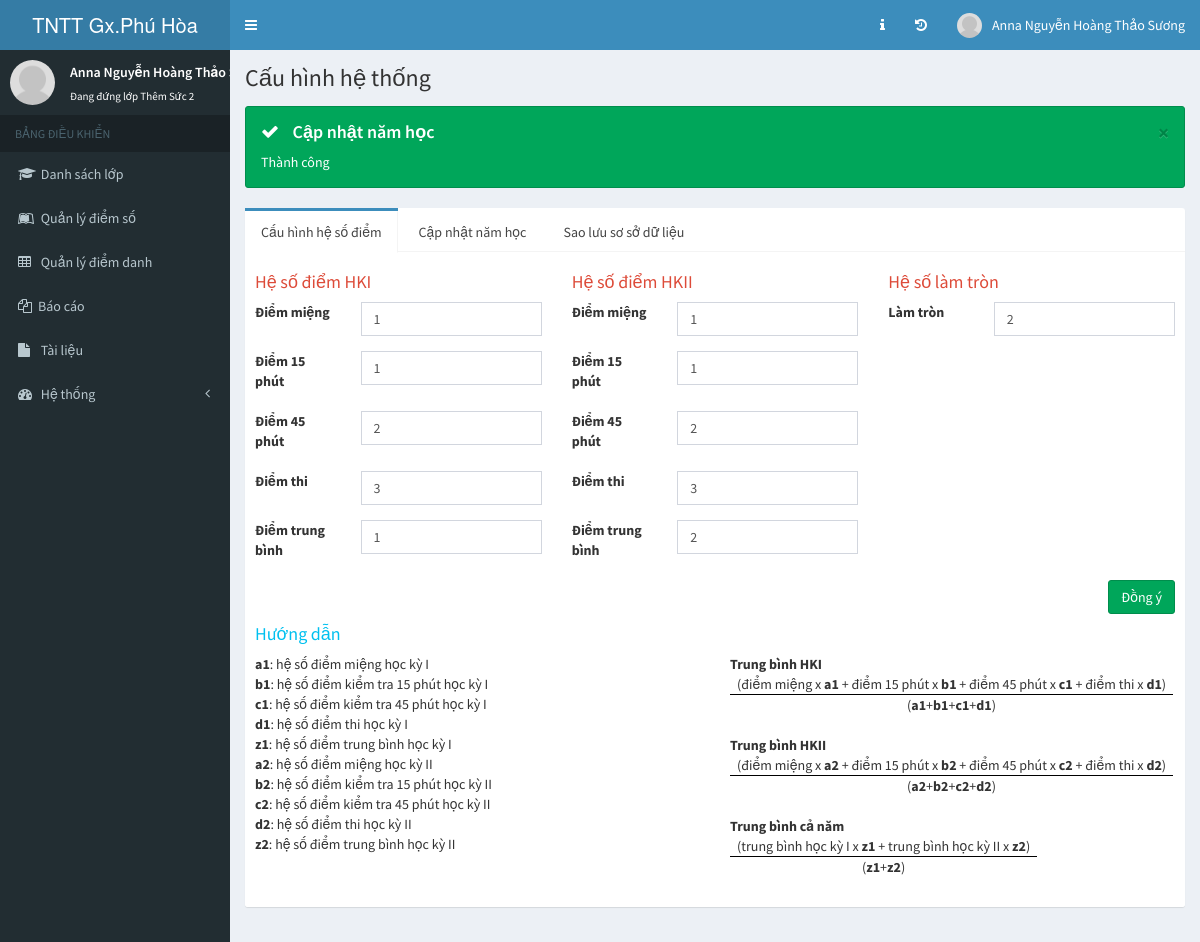
Screenshot of /index.php/hethong/capnhatnamhoc (signed in) with the database file from the repository.
### tables this page shows
CREATE TABLE `cauhinh` (
  `id` int(11) NOT NULL AUTO_INCREMENT,
  `tencauhinh` varchar(35) NOT NULL,
  `giatri` varchar(50) NOT NULL,
  PRIMARY KEY (`id`)
);

### application/controllers/Hethong.php (called while the page is built, shortened)
<?php
class Hethong extends CI_Controller{
	public function __construct(){
		$this->load->helper("url");
		$this->load->model("model_function");
		$this->load->database();
	}
	public function capnhatnamhoc(){
		$value_namhochientai=$_POST["id_namhoc"];
		$this->load->model("Model_cauhinh");
		$this->Model_cauhinh->set_value_namhochientai($value_namhochientai);
		$this->Model_cauhinh->sua_namhochientai();
		$data["heso"]=$this->Model_cauhinh->get_value_heso();
		$data["namhochientai"]=$this->Model_cauhinh->get_value_namhochientai();
		$data["loged_user"]=$_SESSION["thongtinhuynhtruong"];
		$data["page_title"]="Cấu hình";
		$data["view_page"]="view_cauhinhhethong";
		$data["alert"]=array(
			"stt"     => "success",
			"title"   => "Cập nhật năm học",
			"content" => "Thành công"
		);
		$this->load->view("admin/index",$data);
		$this->load->model("Model_lichsu");
	}
}
?>

### index.php (called while the page is built, shortened)
<?php
require_once BASEPATH.'core/CodeIgniter.php';

### application/models/Model_cauhinh.php (called while the page is built, shortened)
<?php
class Model_cauhinh extends CI_Model{
	private $namhochientai;
	public function get_value_heso(){
		$query=$this->db->query("SELECT * FROM cauhinh WHERE SUBSTRING(tencauhinh,1,4)='heso'");
        $result=$query->result_array();
        foreach ($result as $value){
            $value_heso[$value["tencauhinh"]]=$value["giatri"];
        }
        return $value_heso;
	}
	public function set_value_namhochientai($value_namhochientai){
		$this->namhochientai = $value_namhochientai;
	}
	public function sua_namhochientai(){
		$this->db->query("UPDATE cauhinh SET giatri='$this->namhochientai' WHERE tencauhinh='namhochientai'");
	}
}
?>

### application/views/admin/view_cauhinhhethong.php (the view, shortened to what this page needs)
<div class="content-wrapper">
    <section class="content-header"><h1>Cấu hình hệ thống</h1></section>
    <section class="content">
        <?php if(isset($alert)){alert($alert["stt"],$alert["title"],$alert["content"]);} ?>
        <div class="row">
            <div class="col-lg-12 col-md-12 col-sm-12 col-s-12">
                <div class="nav-tabs-custom">
                    <ul class="nav nav-tabs">
                        <li class="active"><a href="#cauhinhhesodiem" data-toggle="tab">Cấu hình hệ số điểm</a></li>
                        <li><a href="#capnhatnamhoc" data-toggle="tab">Cập nhật năm học</a></li>
                        <li><a href="#saoluu" data-toggle="tab">Sao lưu sơ sở dữ liệu</a></li>
                    </ul>
                    <div class="tab-content">
                        <div class="tab-pane active" id="cauhinhhesodiem">
                            <div class="row">
                                <div class="col-md-12 col-sm-12 col-sm-12">
                                    <form method="POST" class="form-horizontal" action="<?php echo base_url("hethong/capnhatheso") ?>">
                                        <div class="row">
                                            <div class="col-md-4 col-sm-12 col-xs-12">
                                                <div class="title-cauhinh">
                                                    <h4 class="text-red">Hệ số điểm HKI</h4>
                                                    <div class="form-group">
                                                        <label class="col-sm-4">Điểm miệng</label>
                                                        <div class="col-sm-8">
                                                            <input type="number" name="heso_mieng_1" class="form-control" value="<?php echo $heso["heso_mieng_1"]; ?>">
                                                        </div>
                                                    </div>
                                                    <div class="form-group">
                                                        <label class="col-sm-4">Điểm 15 phút</label>
                                                        <div class="col-sm-8">
                                                            <input type="number" name="heso_15p_1" class="form-control" value="<?php echo $heso["heso_15p_1"]; ?>">
                                                        </div>
                                                    </div>
                                                    <div class="form-group">
                                                        <label class="col-sm-4">Điểm 45 phút</label>
                                                        <div class="col-sm-8">
                                                            <input type="number" name="heso_45p_1" class="form-control" value="<?php echo $heso["heso_45p_1"]; ?>">
                                                        </div>
                                                    </div>
                                                    <div class="form-group">
                                                        <label class="col-sm-4">Điểm thi</label>
                                                        <div class="col-sm-8">
                                                            <input type="number" name="heso_thi_1" class="form-control" value="<?php echo $heso["heso_thi_1"]; ?>">
                                                        </div>
                                                    </div>
                                                    <div class="form-group">
                                                        <label class="col-sm-4">Điểm trung bình</label>
                                                        <div class="col-sm-8">
                                                            <input type="number" name="heso_tbhk_1" class="form-control" value="<?php echo $heso["heso_tbhk_1"]; ?>">
                                                        </div>
                                                    </div>
                                                </div>
                                            </div>
                                            <div class="col-md-4 col-sm-12 col-xs-12">
                                                <div class="title-cauhinh">
                                                    <h4 class="text-red">Hệ số điểm HKII</h4>
                                                    <div class="form-group">
                                                        <label class="col-sm-4">Điểm miệng</label>
                                                        <div class="col-sm-8">
                                                            <input type="number" name="heso_mieng_2" class="form-control" value="<?php echo $heso["heso_mieng_2"]; ?>">
                                                        </div>
                                                    </div>
                                                    <div class="form-group">
                                                        <label class="col-sm-4">Điểm 15 phút</label>
                                                        <div class="col-sm-8">
                                                            <input type="number" name="heso_15p_2" class="form-control" value="<?php echo $heso["heso_15p_2"]; ?>">
                                                        </div>
                                                    </div>
                                                    <div class="form-group">
                                                        <label class="col-sm-4">Điểm 45 phút</label>
                                                        <div class="col-sm-8">
                                                            <input type="number" name="heso_45p_2" class="form-control" value="<?php echo $heso["heso_45p_2"]; ?>">
                                                        </div>
                                                    </div>
                                                    <div class="form-group">
                                                        <label class="col-sm-4">Điểm thi</label>
                                                        <div class="col-sm-8">
                                                            <input type="number" name="heso_thi_2" class="form-control" value="<?php echo $heso["heso_thi_2"]; ?>">
                                                        </div>
                                                    </div>
                                                    <div class="form-group">
                                                        <label class="col-sm-4">Điểm trung bình</label>
                                                        <div class="col-sm-8">
                                                            <input type="number" name="heso_tbhk_2" class="form-control" value="<?php echo $heso["heso_tbhk_2"]; ?>">
                                                        </div>
                                                    </div>
                                                </div>
                                            </div>
                                            <div class="col-md-4 col-sm-12 col-xs-12">
                                                <div class="title-cauhinh">
                                                    <h4 class="text-red">Hệ số làm tròn</h4>
                                                    <div class="form-group">
                                                        <label class="col-sm-4">Làm tròn</label>
                                                        <div class="col-sm-8">
                                                            <input type="number" name="heso_lamtron" class="form-control" value="<?php echo $heso["heso_lamtron"]; ?>">
                                                        </div>
                                                    </div>
                                                </div>
                                            </div>
                                            <div class="col-md-12 col-sm-12 col-xs-12">
                                                <button type="submit" class="btn btn-success pull-right">Đồng ý</button>
                                            </div>
                                        </div>
                                    </form>
                                </div>
                                <div class="col-md-12 col-sm-12 col-sm-12">
                                    <div class="title-cauhinh">
                                        <h4 class="text-aqua">Hướng dẫn</h4>
                                    </div>
                                    <div class="row">
                                        <div class="col-md-6 col-sm-6 col-s-12 tt-cauhinh">
                                            <b>a1</b>: hệ số điểm miệng học kỳ I</br>
                                            <b>b1</b>: hệ số điểm kiểm tra 15 phút học kỳ I</br>
                                            <b>c1</b>: hệ số điểm kiểm tra 45 phút học kỳ I</br>
                                            <b>d1</b>: hệ số điểm thi học kỳ I</br>
                                            <b>z1</b>: hệ số điểm trung bình học kỳ I</br>
                                            <b>a2</b>: hệ số điểm miệng học kỳ II</br>
                                            <b>b2</b>: hệ số điểm kiểm tra 15 phút học kỳ II</br>
                                            <b>c2</b>: hệ số điểm kiểm tra 45 phút học kỳ II</br>
                                            <b>d2</b>: hệ số điểm thi học kỳ II</br>
                                            <b>z2</b>: hệ số điểm trung bình học kỳ II</br>
                                        </div>
                                        <div class="col-md-6 col-sm-6 col-s-12 th-cauhinh">
                                            <dl>
                                                <dt>Trung bình HKI</dt>
                                                <dd>
                                                    <div class="phansos">
                                                        <p class="phanso tuso">(điểm miệng x <b>a1</b> + điểm 15 phút x <b>b1</b> + điểm 45 phút x <b>c1</b> + điểm thi x <b>d1</b>)</p>
                                                        <p class="phanso mauso">(<b>a1</b>+<b>b1</b>+<b>c1</b>+<b>d1</b>)</p>
                                                    </div>
                                                </dd>
                                            </dl>
                                            <dl>
                                                <dt>Trung bình HKII</dt>
                                                <dd>
                                                    <div class="phansos">
                                                        <p class="phanso tuso">(điểm miệng x <b>a2</b> + điểm 15 phút x <b>b2</b> + điểm 45 phút x <b>c2</b> + điểm thi x <b>d2</b>)</p>
                                                        <p class="phanso mauso">(<b>a2</b>+<b>b2</b>+<b>c2</b>+<b>d2</b>)</p>
                                                    </div>
                                                </dd>
                                            </dl>
                                            <dl>
                                                <dt>Trung bình cả năm</dt>
                                                <dd>
                                                    <div class="phansos">
                                                        <p class="phanso tuso">(trung bình học kỳ I x <b>z1</b> + trung bình học kỳ II x <b>z2</b>)</p>
                                                        <p class="phanso mauso">(<b>z1</b>+<b>z2</b>)</p>
                                                    </div>
                                                </dd>
                                            </dl>
                                        </div>
                                    </div>
                                </div>
                            </div>
                        </div>
                    </div>
                </div>
            </div>
        </div>
    </section>
</div>

### application/views/admin/view_cauhinhhethong.php (style rules this page uses)
.th-cauhinh p { margin: 0; }
.th-cauhinh .phansos { display: inline-block; }
.th-cauhinh .phanso { text-align: center; padding: 0 7px; }
.th-cauhinh .tuso { border-bottom: solid 1px #000; }

### rows the page displays
cauhinh: heso_mieng_1 "1", heso_15p_1 "1", heso_45p_1 "2", heso_tbhk_1 "1", heso_mieng_2 "1", heso_15p_2 "1", heso_45p_2 "2", heso_tbhk_2 "2", heso_lamtron "2"

### other values shown
$_SESSION["thongtinhuynhtruong"]["tenhuynhtruong"] "Anna Nguyễn Hoàng Thảo Sương"
$_SESSION["thongtinhuynhtruong"]["tenhuynhtruong"] "Anna Nguyễn Hoàng Thảo…"
$_SESSION["thongtinhuynhtruong"]["tenlopgiaoly"] "Thêm Sức 2"
$title "Cập nhật năm học"
$content "Thành công"
